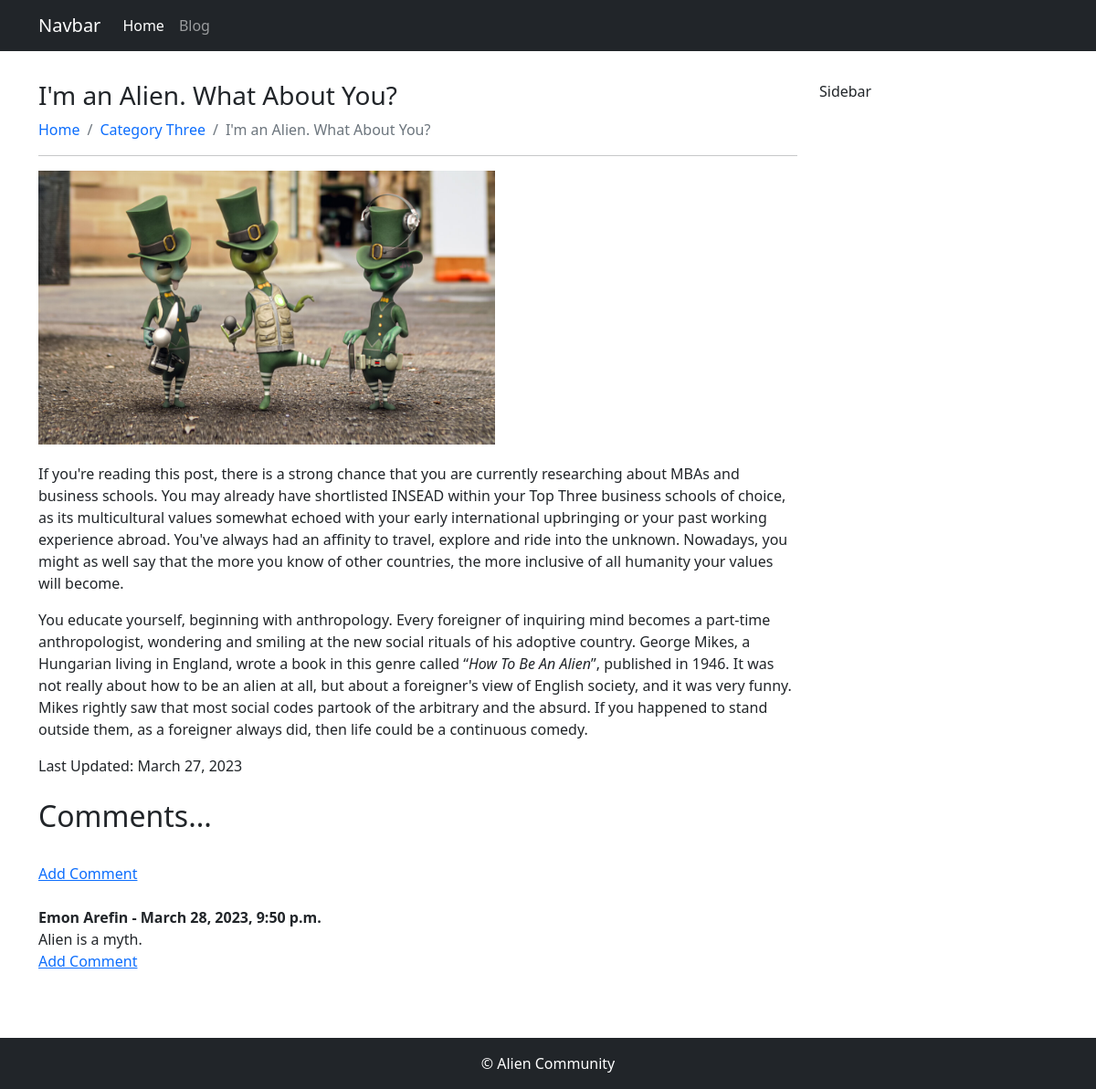
Page /im-an-alien-what-about-you on the committed database.
### blog/models.py (models this page shows, shortened)
class BlogPost(models.Model):
    STATUS = [
        ('draft', 'Draft'),
        ('published', 'Published')
    ]
    title = models.CharField(max_length=200)
    featured = models.ImageField(upload_to='blogs/', blank=True, null=True)
    slug = models.SlugField(unique=True, null=True, blank=True)
    content = RichTextUploadingField()
    created = models.DateTimeField(auto_now_add=True)
    updated = models.DateField(auto_now=True)
    category = models.ForeignKey(Category, on_delete=models.CASCADE)
    status = models.CharField(max_length=10, choices=STATUS, default='draft')
    meta_title = models.CharField(max_length=200, blank=True, null=True)
    meta_description = models.TextField(blank=True, null=True)
    class Meta:
        verbose_name_plural = 'All Posts'

class Category(models.Model):
    title = models.CharField(max_length=200)
    slug = models.SlugField(unique=True, null=True, blank=True)
    class Meta:
        verbose_name_plural = 'Categories'

class Comment(models.Model):
    post = models.ForeignKey(BlogPost, related_name="comments", on_delete=models.CASCADE)
    name = models.CharField(max_length=260)
    body = models.TextField()
    date_added = models.DateTimeField(auto_now_add=True)

### blog/views.py (the view)
# urls.py: path('<slug:slug>', views.single_post, name='single_post'),
def single_post(request, slug):
    post = get_object_or_404(BlogPost, slug= slug)
    template_name = 'Blog/single.html'
    context = {'post':post}
    return render(request, template_name, context)

### templates/Blog/single.html (shortened to what this page needs)
{% extends 'base.html' %}
{% block content %}
<div class="container my-3">
    <div class="row py-3">
        <div class="col-md-9">
            <h1 class="h3">{{post.title}}</h1>
              <nav aria-label="breadcrumb">
                <ol class="breadcrumb">
                  <li class="breadcrumb-item"><a class="text-decoration-none text-primary" href="{% url 'home' %}">Home</a></li>
                  <li class="breadcrumb-item"><a href="#" class="text-decoration-none text-primary">{{post.category.title}}</a></li>
                  <li class="breadcrumb-item active" aria-current="page">{{post.title}}</li>
                </ol>
              </nav>
              <hr>
              <div class="my-3">
                <img src="{{post.featured.url}}" alt="{{post.title}}" width="500" height="300" style="margin-bottom: 20px;">
                {{post.content|safe}}
              </div>
              Last Updated: {{post.updated}}
              {% load social_share %}
              <br/><br/>
              <h2>Comments...</h2>
              <br/>
              {% if not post.comments.all %}
                  No Comments Yet...<a href="{% url 'add_comment' %}">Add One</a>
              {% else %}
              <a href="{% url 'add_comment' %}">Add Comment</a>
              <br/><br/>
                  {% for comment in post.comments.all %}
                  <strong>
                    {{ comment.name }} - {{ comment.date_added }}
                  </strong>
                  <br/>
                  {{ comment.body }}
                  {% endfor %}
                  <a href="{% url 'add_comment' %}">Add Comment</a>
              {% endif %}
              <br/><br/>
        </div>
        <div class="col-md-3">Sidebar</div>
    </div>
</div>
{% endblock content%}

### rows in the picture
BlogPost: title "I'm an Alien. What About You?", category "Category Three", featured (picture), content "If you're reading this post, there is a strong chance that you are currently researching about MBAs and business schools. You may already have shortlisted INSEAD within your Top Three business schools of choice, as its multicultural values somewhat echoed with your early international upbringing or your past working experience abroad. You've always had an affinity to travel, explore and ride into the unknown. Nowadays, you might as well say that the more you know of other countries, the more inclusive of all humanity your values will become. You educate yourself, beginning with anthropology. Every foreigner of inquiring mind becomes a part-time anthropologist, wondering and smiling at the…", updated "March 27, 2023"
Comment: name "Emon Arefin", date_added "March 28, 2023, 9:50 p.m.", body "Alien is a myth."
